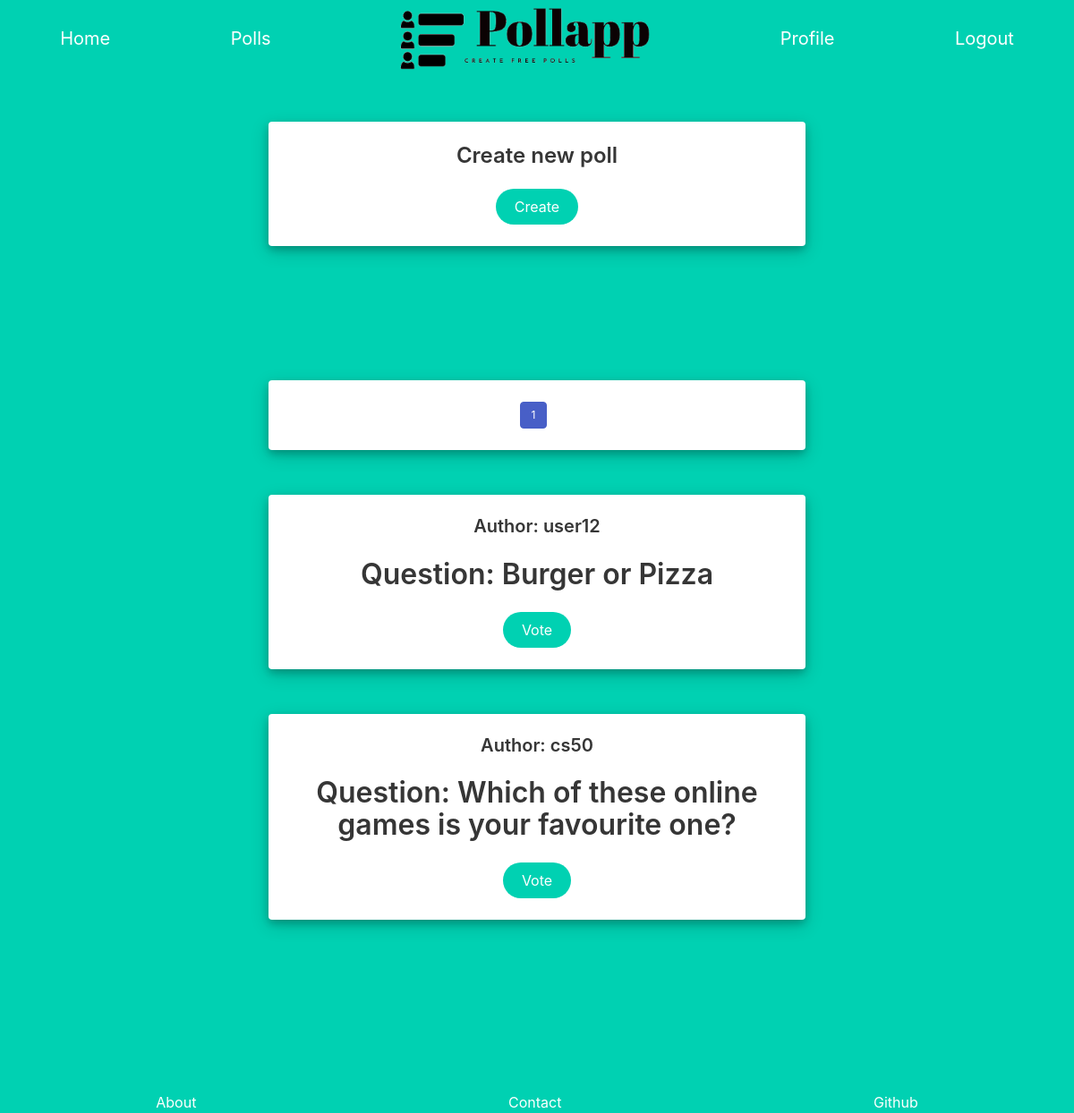
Page /polls/1 (signed in) on the committed database.
### Pollapp/models.py (models this page shows, shortened)
class Poll(models.Model):
    user = models.ForeignKey(User, on_delete=models.CASCADE)
    url = models.CharField(max_length=24)
    poll_question = models.CharField(max_length=64)
    options = models.ManyToManyField(Option, symmetrical=False, blank=True , related_name="options")
    votes = models.ManyToManyField(Votes, symmetrical=False, blank=True, related_name="votes")
    likes = models.ManyToManyField(User, symmetrical=False, blank=True, related_name="likes")
    private = models.BooleanField()
    active = models.BooleanField(default=True)

class User(AbstractUser):
    def __str__(self):
        return f"{self.username}"

### Pollapp/views.py (the view)
# urls.py: path("polls/<str:page_num>", views.polls, name="polls"),
def polls(request, page_num):
    all_public_polls = Poll.objects.filter(private=False, active=True).order_by("-id")
    try:
        user_polls_info = pagination(all_public_polls, int(page_num))
    except:
         return render(request, "Pollapp/error_page.html" , {
            "message" : "Wrong url",
        })
    if int(page_num) >= 3:
        has_first = True
    else:
        has_first = False
    if int(page_num) <= user_polls_info["number_of_pages"]-2:
        has_last = True
    else:
        has_last = False
    return render(request, "Pollapp/polls.html", {
        "current_page_number": int(page_num),
        "polls" : user_polls_info["contents"],
        "number_of_pages": user_polls_info["number_of_pages"],
        "has_next": user_polls_info["has_next"],
        "next":int(page_num)+1,
        "has_previous": user_polls_info["has_previous"],
        "previous":int(page_num)-1,
        "has_first":has_first,
        "has_last": has_last,
    })

### Pollapp/views.py (called while the page is built)
def pagination(pag_objects, page_num):
    page_view = Paginator(pag_objects,5)
    page_info = {
        "contents": page_view.page(page_num).object_list,
        "number_of_pages": page_view.num_pages,
        "has_next": page_view.page(page_num).has_next(),
        "has_previous": page_view.page(page_num).has_previous(),
    }
    return page_info

### Pollapp/templates/Pollapp/polls.html (shortened to what this page needs)
{% extends "Pollapp/layout.html" %}
{% block body %}
{% if user.is_authenticated %}
<div id="create_poll_card" class="card poll">
    <div class="card-content">
      <div class="media">
        <div class="media-content">
          <p class="title is-4">Create new poll</p>
          <form action="{% url 'create_poll' %}">
            <button class="button is-primary is-rounded" type="submit">Create</button>
          </form>
        </div>
      </div>
    </div>
  </div>
  {% endif %}
  <div class="card poll">
    <div class="card-content">
      <div class="media">
        <div class="media-content">
          <nav style="width: 100%; height: 100%;"class="pagination is-small is-centered" role="navigation" aria-label="pagination">
            <ul class="pagination-list">
              <li><a class="pagination-link is-current" aria-label="Page {{current_page_number}}" aria-current="page">{{current_page_number}}</a></li>
            </ul>
          </nav>
        </div>
      </div>
    </div>
  </div>
  {% for poll in polls %}
    {% if poll.active %}
      <div class="card poll">
        <div class="card-content">
          <div class="media">
            <div class="media-content">
              <p class="title is-5">Author: {{poll.user}}</p>
                <p class="title is-3">Question: {{poll.poll_question}}</p>
                <form action="{% url 'poll_page' poll.url %}">
                  <button class="button is-primary is-rounded" type="submit">Vote</button>
                </form>
              </div>
            </div>
          </div>
        </div>
    {% endif %}
  {% endfor %}
{% endblock%}

### Pollapp/static/Pollapp/style.css (style rules this page uses)
html, body { background-color: #00d1b2; min-height: 100%; }
#create_poll_card { margin-bottom: 150px; }
#user_profile, .poll { text-align: center; width: 30%; margin: auto; margin-top: 50px; box-shadow: 0 4px 8px 0 rgba(0, 0, 0, 0.2), 0 6px 20px 0 rgba(0, 0, 0, 0.19); }
@media (max-width: 1500px) { #user_profile, .poll { width: 50%; } }

### rows in the picture
Poll: user "user12", poll_question "Burger or Pizza"
Poll: user "cs50", poll_question "Which of these online games is your favourite one?"

### other values in the picture
{{ current_page_number }} "1"
